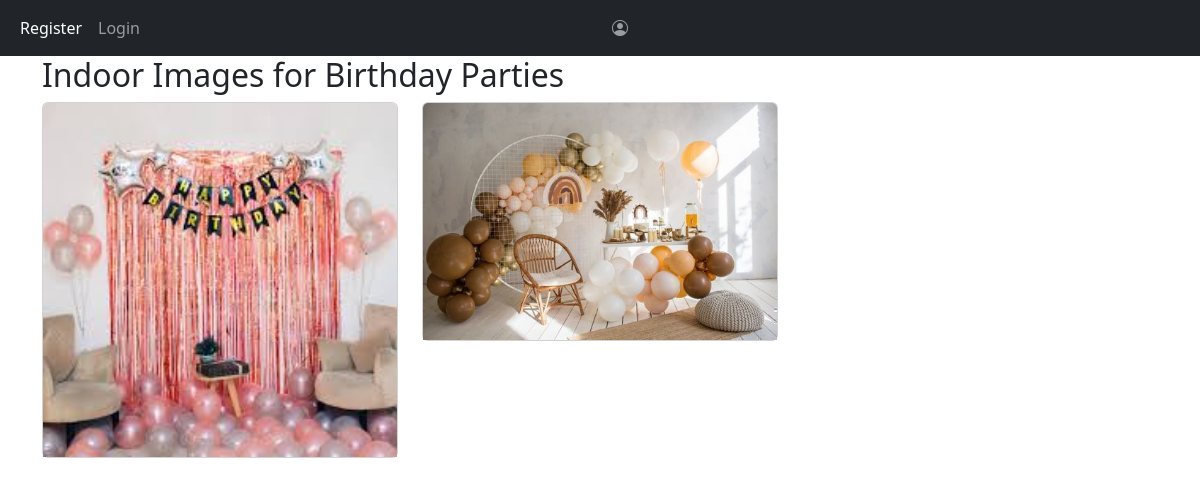
Page /events/indoor/6/ on the committed database.
### events/models.py (models this page shows, shortened)
class EventsList(models.Model):
    name = models.CharField(max_length=100)
    price = models.IntegerField()
    descriptions = models.TextField()
    image = models.ImageField(upload_to='event', blank=True, null=True)

class indoorimages(models.Model):
    eventName = models.ForeignKey(EventsList,related_name='eventLists',on_delete=models.CASCADE)
    event_type = models.ForeignKey(EventType,related_name='evenTypes',on_delete=models.CASCADE)
    indoorimg = models.ImageField(upload_to='indoorimg',blank=True,null=True)

### events/views.py (the view)
# urls.py: path('indoor/<int:event_id>/', views.indoor_images, name='indoor_images'),
def indoor_images(request,event_id):
    event = get_object_or_404(EventsList, id=event_id)
    indoor_imgs = indoorimages.objects.filter(eventName = event)
    context = {
        'event': event,
        'indoor_images': indoor_imgs,}
    return render(request, 'events/indoorimages.html', context)

### templates/events/indoorimages.html
{% extends 'base.html' %}
{% block content %}
<div class="container">
    <h2>Indoor Images for {{ event.name }}</h2>
    {% if indoor_images %}
    <div class="row">
        {% for img in indoor_images %}
        <div class="col-md-4">
            <div class="card mb-3">
                <img src="{{ img.indoorimg.url }}" class="card-img-top" alt="Indoor image">
            </div>
        </div>
        {% endfor %}
    </div>
    {% else %}
    <p>No indoor images available for this event.</p>
    {% endif %}
</div>
{% endblock %}

### rows in the picture
EventsList: name "Birthday Parties"
indoorimages: indoorimg (picture)
indoorimages: indoorimg (picture)
